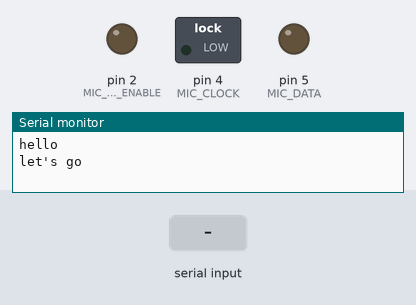
Recording of a sketch running on a simulated Arduino Uno, built with avr-gcc and run on an emulated ATmega328P. On the bench: switched loads named in the sketch (green lamp = pin HIGH), output pins drawn as LEDs (lit = HIGH), the last lines printed to the serial monitor. The inputs (shaded band) are chosen by the test bench.

Above: at 1.2 s.
1.3 s: "1" received over Serial
At 2.1 s:
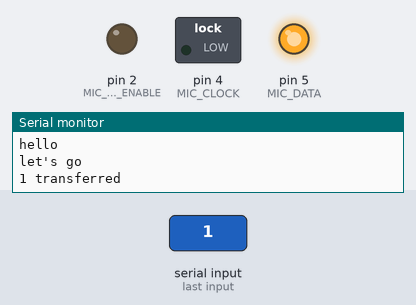
2.8 s: "o" received over Serial
At 3.3 s:
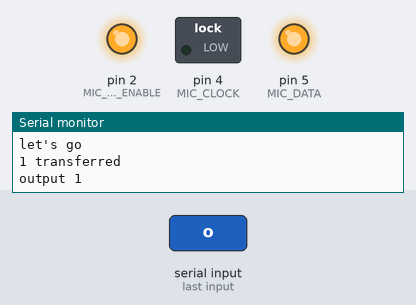
4.3 s: "0" received over Serial
At 5.6 s:
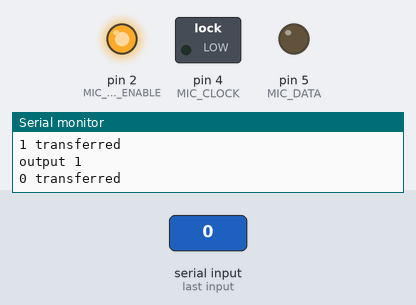
Timing chart, 0 to 7.3 s (numbered marks = the images above; inputs shaded):
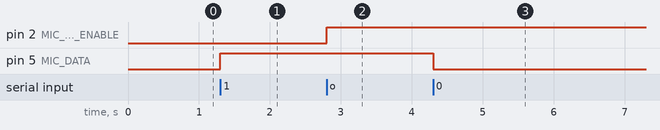

Measured:
- after the input at 1.3 s, pin 5 (MIC_DATA): LOW → HIGH at once
- after the input at 2.8 s, pin 2 (MIC_OUTPUT_ENABLE): LOW → HIGH at once
- after the input at 4.3 s, pin 5 (MIC_DATA): HIGH → LOW at once

The sketch:

MIC5891.pde
```cpp
// #include "spi.h"

#define MIC_OUTPUT_ENABLE 2
#define MIC_STROBE        3
#define MIC_CLOCK         4
#define MIC_DATA          5

/* MIC pins
LOGIC SUPPLY - vcc
LOAD SUPPLY - vcc
GROUND - gnd
OUT1-8 - led - 500R - gnd
*/

void setup() {
  Serial.begin(9600);
  Serial.println("hello");

//   spi_init();

  pinMode(MIC_OUTPUT_ENABLE, OUTPUT);
  pinMode(MIC_STROBE, OUTPUT);
  pinMode(MIC_CLOCK, OUTPUT);
  pinMode(MIC_DATA, OUTPUT);

  Serial.println("let's go");
}

byte read_console_char(){
  while(!Serial.available());
  return Serial.read();
}

void mic_transfer_bit(uint8_t bit){
  digitalWrite(MIC_DATA, bit ? HIGH : LOW);
  digitalWrite(MIC_CLOCK, HIGH);
  digitalWrite(MIC_CLOCK, LOW);
  Serial.print(bit, HEX);
  Serial.println(" transferred");
}

bool strobe;
void mic_toggle_strobe(){
  strobe = !strobe;
  digitalWrite(MIC_STROBE, strobe ? HIGH : LOW);
  Serial.print("strobe ");
  Serial.println(strobe, HEX);
}

bool output;
void mic_toggle_output(){
  output = !output;
  digitalWrite(MIC_OUTPUT_ENABLE, output ? HIGH : LOW);
  Serial.print("output ");
  Serial.println(output, HEX);
}

void loop () {
  switch(read_console_char()){
  case '0':
    mic_transfer_bit(0);
    break;
  case '1':
    mic_transfer_bit(1);
    break;
  case 's':
    mic_toggle_strobe();
    break;
  case 'o':
    mic_toggle_output();
    break;
  }
}
```
